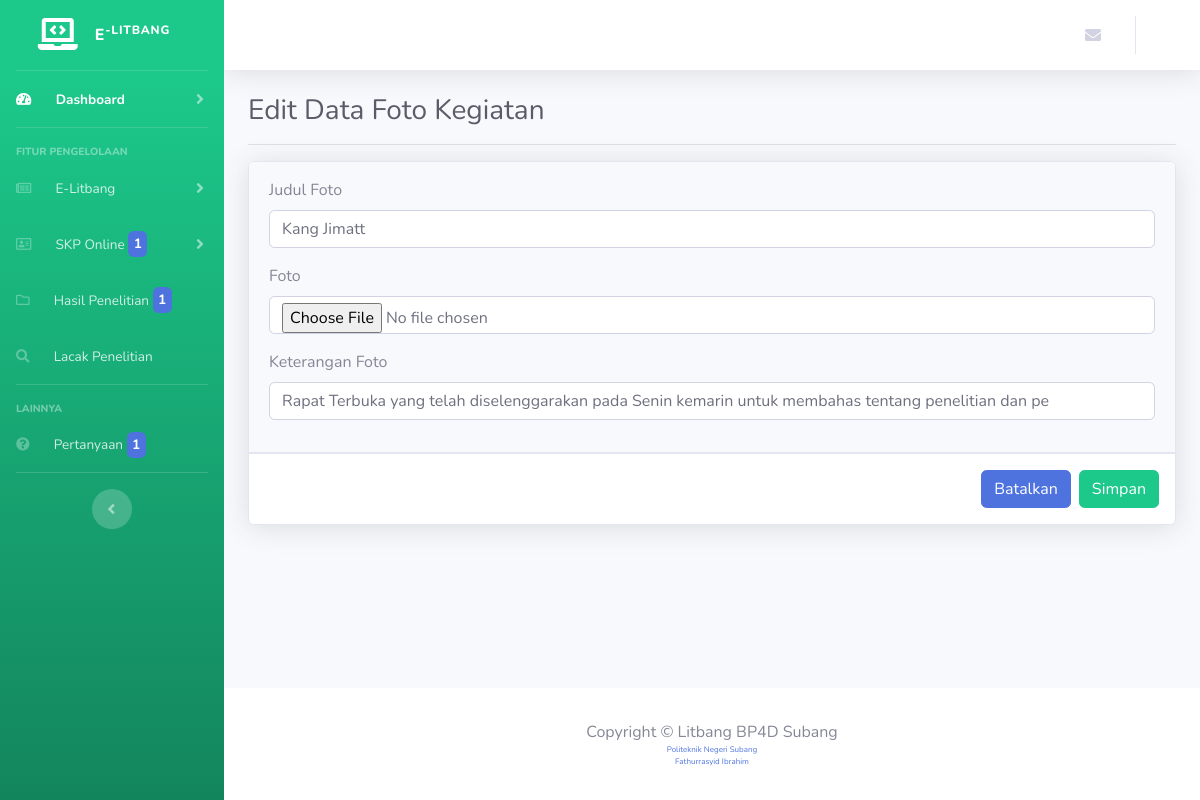
The page /litbang/foto_kegiatan/edit/13 (signed in) on the database its author committed.
### tables this page shows
CREATE TABLE `dokumentasifoto` (
  `id_foto` int(11) NOT NULL,
  `judulfoto` varchar(100) NOT NULL,
  `foto` varchar(100) NOT NULL,
  `keteranganfoto` varchar(100) NOT NULL,
  `tanggalunggahfoto` timestamp NOT NULL DEFAULT CURRENT_TIMESTAMP ON UPDATE CURRENT_TIMESTAMP
);

### application/controllers/SKP/Litbang/FotoKegiatan.php (called while the page is built, shortened)
<?php
class FotoKegiatan extends CI_Controller {
	public function edit($id_foto)
	{
		$data = $this->db->get_where('dokumentasifoto', [
			'id_foto'		=> $id_foto
		])->row_array();
		$this->load->view('templates/litbang/header');
		$this->load->view('templates/litbang/sidebar');
		$this->load->view('templates/admin/srponline/navbar');
		$this->load->view('litbang/editFoto', $data);
		$this->load->view('templates/admin/srponline/footer');
	}
}

### index.php (called while the page is built, shortened)
<?php
require_once BASEPATH.'core/CodeIgniter.php';

### application/views/litbang/editFoto.php (the view, shortened to what this page needs)
<div class="container-fluid">
  <h1 class="h3 mb-2 text-gray-800">Edit Data Foto Kegiatan</h1>
  <hr>
  <div class="card shadow mb-4">
    <div class="card-header py-3">
      <form action="<?php echo base_url('litbang/foto_kegiatan/edit/' .$id_foto); ?>" method="post" enctype="multipart/form-data">
        <div class="form-group">
          <label>Judul Foto</label>
          <input type="text" name="judulfoto" class="form-control" value="<?= $judulfoto ?>">
        </div>
        <div class="form-group">
          <label>Foto</label><br>
          <input type="file" name="foto" class="form-control" value="">
        </div>
        <div class="form-group">
          <label>Keterangan Foto</label>
          <input type="text" name="keteranganfoto" class="form-control" value="<?= $keteranganfoto ?> ">
        </div>
      </div>
      <div class="modal-footer">
        <a href="<?= base_url('litbang/foto_kegiatan'); ?>" type="button" class="btn btn-primary">Batalkan</a>
        <button type="submit" class="btn btn-success">Simpan</button>
      </div>
    </div>
  </div>
</div>

### rows shown on the page
dokumentasifoto: judulfoto "Kang Jimatt", keteranganfoto "Rapat Terbuka yang telah diselenggarakan pada Senin kemarin untuk membahas tentang penelitian dan pe"

### other values the page prints
$jumlahPemohon "1"
$jumlahDokumen "1"
$jumlahPertanyaan "1"
